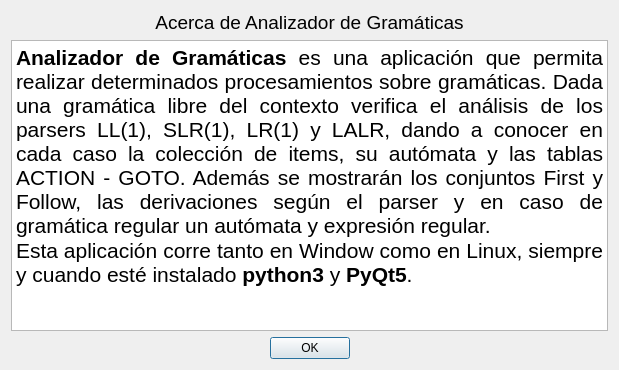
<?xml version="1.0" encoding="UTF-8"?>
<ui version="4.0">
 <class>DialogAboutGrammarAnalyser</class>
 <widget class="QDialog" name="DialogAboutGrammarAnalyser">
  <property name="geometry">
   <rect>
    <x>0</x>
    <y>0</y>
    <width>619</width>
    <height>370</height>
   </rect>
  </property>
  <property name="windowTitle">
   <string>Acerca de Analizador de Gramáticas</string>
  </property>
  <property name="windowIcon">
   <iconset>
    <normaloff>../../images/Qt.ico</normaloff>../../images/Qt.ico</iconset>
  </property>
  <layout class="QGridLayout" name="gridLayout">
   <item row="2" column="0">
    <widget class="QDialogButtonBox" name="buttonBox">
     <property name="orientation">
      <enum>Qt::Horizontal</enum>
     </property>
     <property name="standardButtons">
      <set>QDialogButtonBox::Ok</set>
     </property>
     <property name="centerButtons">
      <bool>true</bool>
     </property>
    </widget>
   </item>
   <item row="1" column="0">
    <widget class="QTextBrowser" name="textBrowser">
     <property name="html">
      <string>&lt;!DOCTYPE HTML PUBLIC &quot;-//W3C//DTD HTML 4.0//EN&quot; &quot;http://www.w3.org/TR/REC-html40/strict.dtd&quot;&gt;
&lt;html&gt;&lt;head&gt;&lt;meta name=&quot;qrichtext&quot; content=&quot;1&quot; /&gt;&lt;style type=&quot;text/css&quot;&gt;
p, li { white-space: pre-wrap; }
&lt;/style&gt;&lt;/head&gt;&lt;body style=&quot; font-family:'MS Shell Dlg 2'; font-size:8.25pt; font-weight:400; font-style:normal;&quot;&gt;
&lt;p align=&quot;justify&quot; style=&quot; margin-top:0px; margin-bottom:0px; margin-left:0px; margin-right:0px; -qt-block-indent:0; text-indent:0px;&quot;&gt;&lt;span style=&quot; font-size:16pt; font-weight:600; color:#000000;&quot;&gt;Analizador de Gramáticas&lt;/span&gt;&lt;span style=&quot; font-size:16pt; color:#005500;&quot;&gt; &lt;/span&gt;&lt;span style=&quot; font-size:16pt; color:#000000;&quot;&gt;es una aplicación que permita realizar determinados procesamientos sobre gramáticas. Dada una gramática libre del contexto verifica el análisis de los parsers LL(1), SLR(1), LR(1) y LALR, dando a conocer en cada caso la colección de items, su autómata y las tablas ACTION - GOTO. Además se mostrarán los conjuntos First y Follow, las derivaciones según el parser y en caso de gramática regular un autómata y expresión regular.&lt;/span&gt;&lt;/p&gt;
&lt;p align=&quot;justify&quot; style=&quot; margin-top:0px; margin-bottom:0px; margin-left:0px; margin-right:0px; -qt-block-indent:0; text-indent:0px;&quot;&gt;&lt;span style=&quot; font-size:16pt; color:#000000;&quot;&gt;Esta aplicación corre tanto en Window como en Linux, siempre y cuando esté instalado &lt;/span&gt;&lt;span style=&quot; font-size:16pt; font-weight:600; color:#000000;&quot;&gt;python3&lt;/span&gt;&lt;span style=&quot; font-size:16pt; color:#000000;&quot;&gt; y &lt;/span&gt;&lt;span style=&quot; font-size:16pt; font-weight:600; color:#000000;&quot;&gt;PyQt5&lt;/span&gt;&lt;span style=&quot; font-size:16pt; color:#000000;&quot;&gt;.&lt;/span&gt;&lt;/p&gt;&lt;/body&gt;&lt;/html&gt;</string>
     </property>
    </widget>
   </item>
   <item row="0" column="0">
    <widget class="QLabel" name="label">
     <property name="font">
      <font>
       <family>Tahoma</family>
       <pointsize>14</pointsize>
      </font>
     </property>
     <property name="text">
      <string>&lt;html&gt;&lt;head/&gt;&lt;body&gt;&lt;p align=&quot;center&quot;&gt;Acerca de Analizador de Gramáticas&lt;/p&gt;&lt;/body&gt;&lt;/html&gt;</string>
     </property>
    </widget>
   </item>
  </layout>
 </widget>
 <resources/>
 <connections>
  <connection>
   <sender>buttonBox</sender>
   <signal>accepted()</signal>
   <receiver>DialogAboutGrammarAnalyser</receiver>
   <slot>accept()</slot>
   <hints>
    <hint type="sourcelabel">
     <x>248</x>
     <y>254</y>
    </hint>
    <hint type="destinationlabel">
     <x>157</x>
     <y>274</y>
    </hint>
   </hints>
  </connection>
  <connection>
   <sender>buttonBox</sender>
   <signal>rejected()</signal>
   <receiver>DialogAboutGrammarAnalyser</receiver>
   <slot>reject()</slot>
   <hints>
    <hint type="sourcelabel">
     <x>316</x>
     <y>260</y>
    </hint>
    <hint type="destinationlabel">
     <x>286</x>
     <y>274</y>
    </hint>
   </hints>
  </connection>
 </connections>
</ui>
